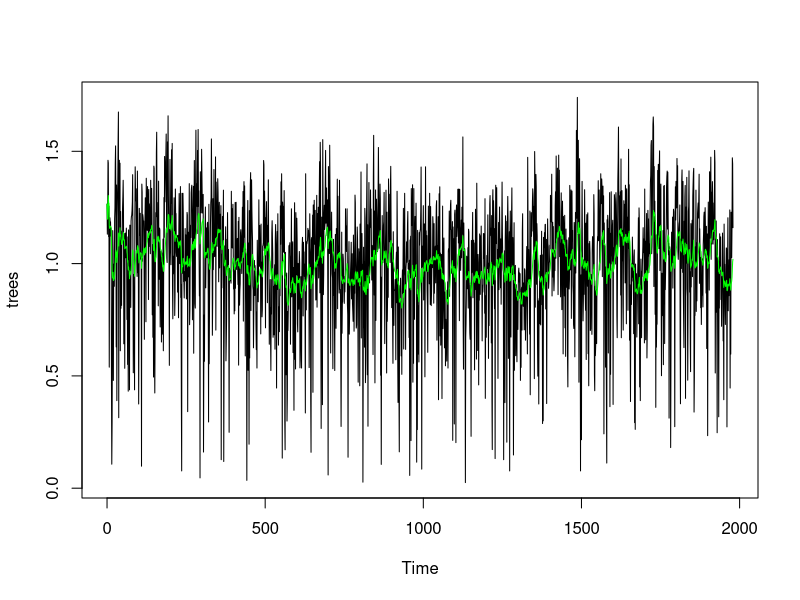
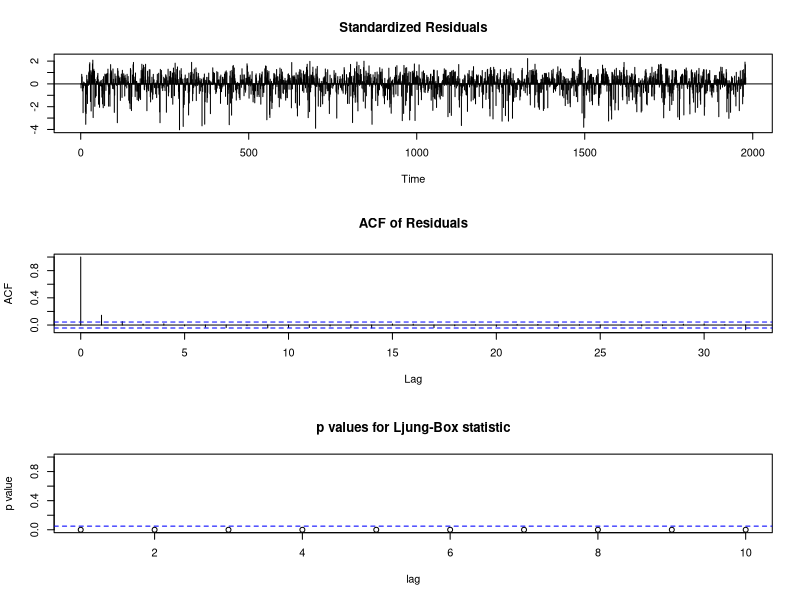
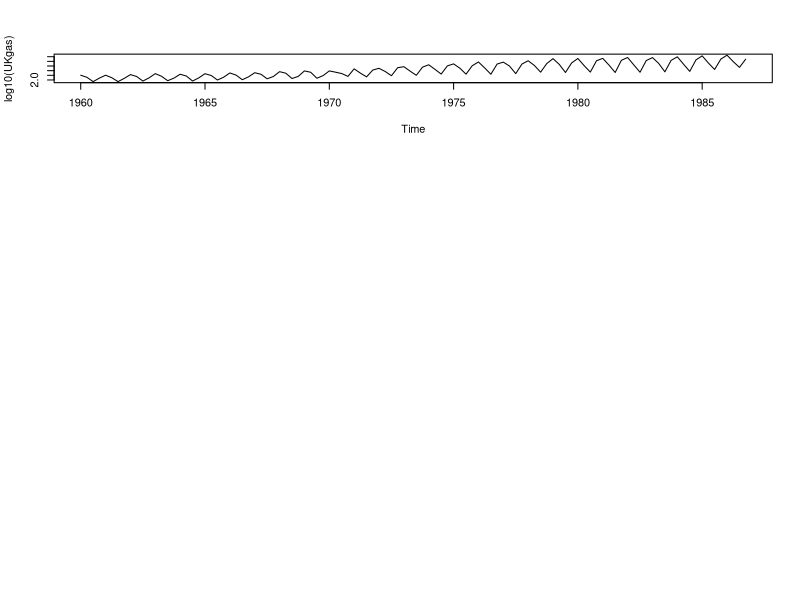
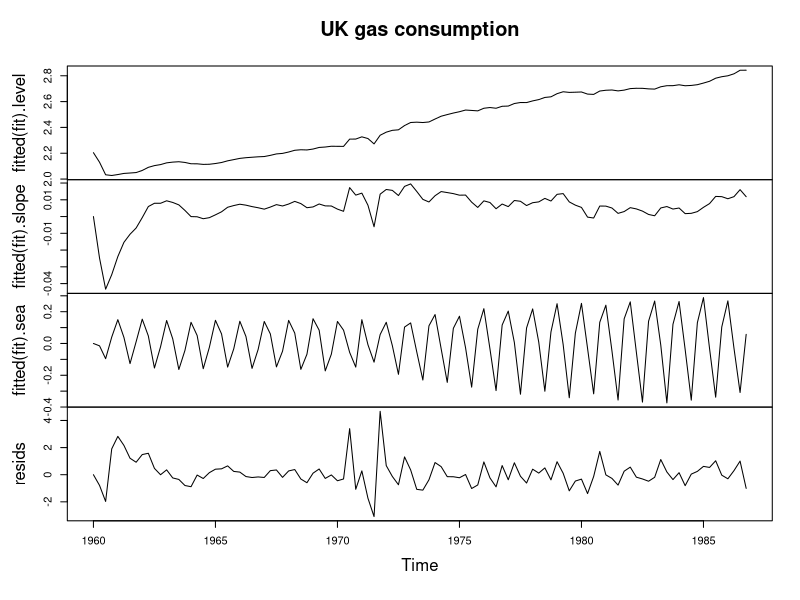

Here is the R script that generated these plots, in order:
trees <- window(treering, start = 0)
(fit <- StructTS(trees, type = "level"))
plot(trees)
lines(fitted(fit), col = "green")
tsdiag(fit)

(fit <- StructTS(log10(UKgas), type = "BSM"))
par(mfrow = c(4, 1)) # to give appropriate aspect ratio for next plot.
plot(log10(UKgas))
plot(cbind(fitted(fit), resids=resid(fit)), main = "UK gas consumption")

## keep some parameters fixed; trace optimizer:
StructTS(log10(UKgas), type = "BSM", fixed = c(0.1,0.001,NA,NA),
         optim.control = list(trace = TRUE))
